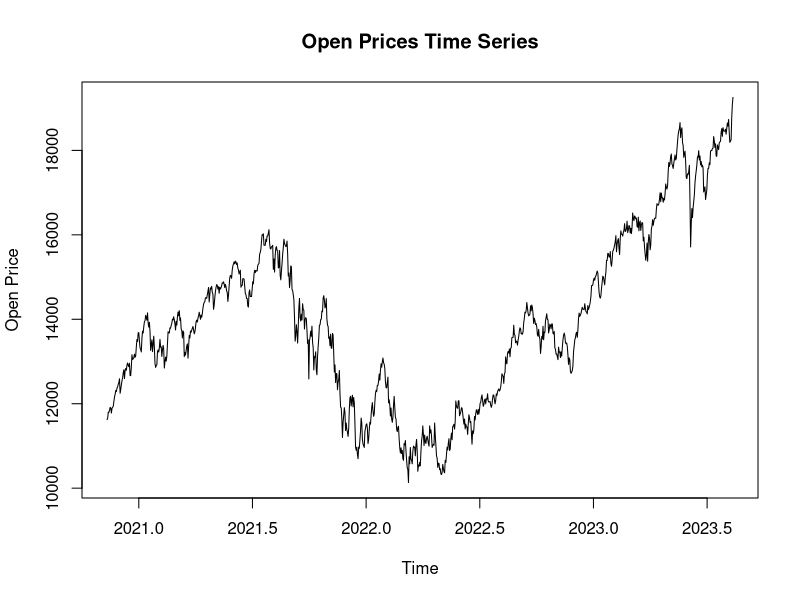
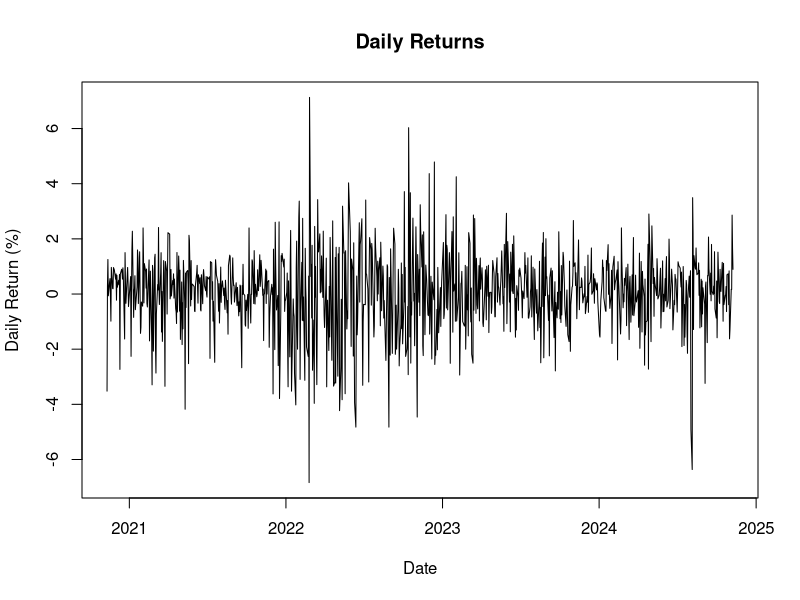
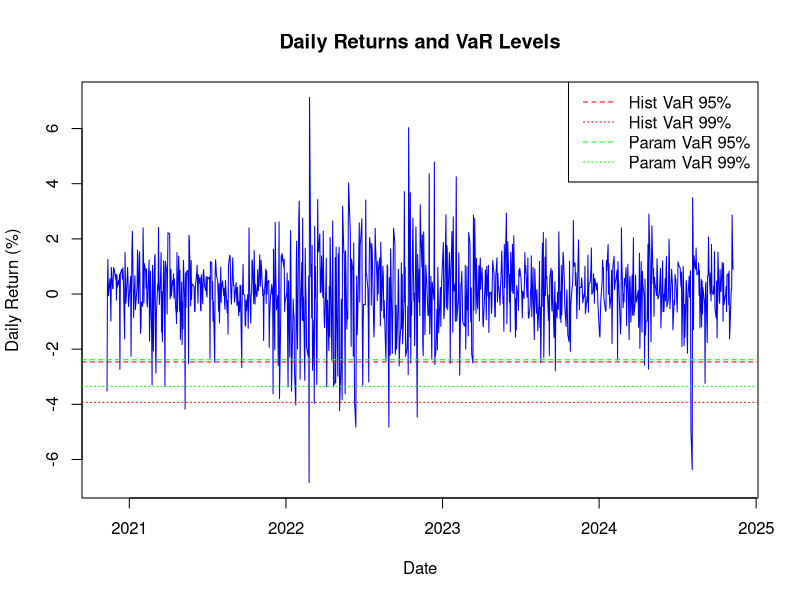
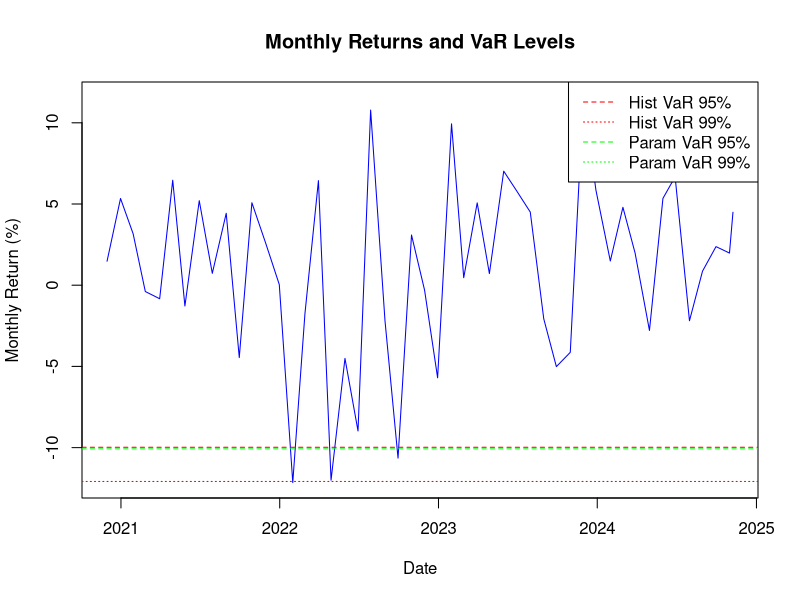
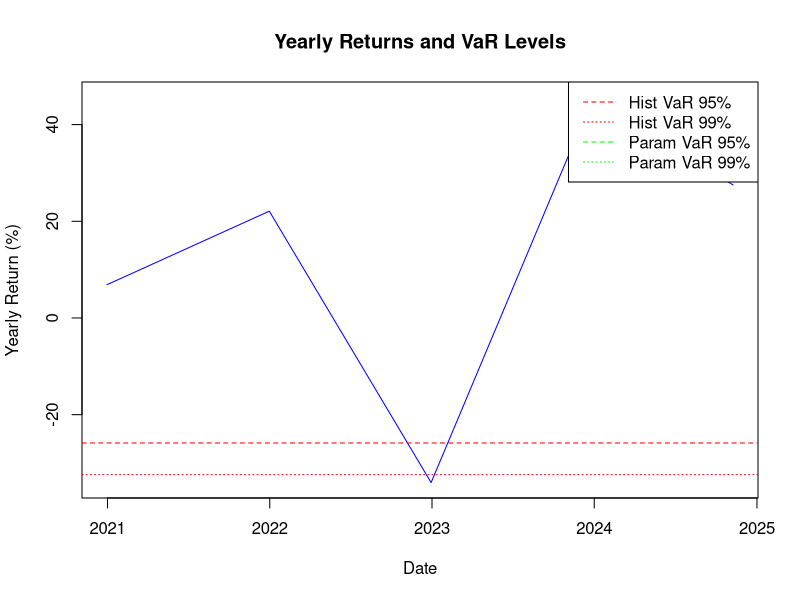
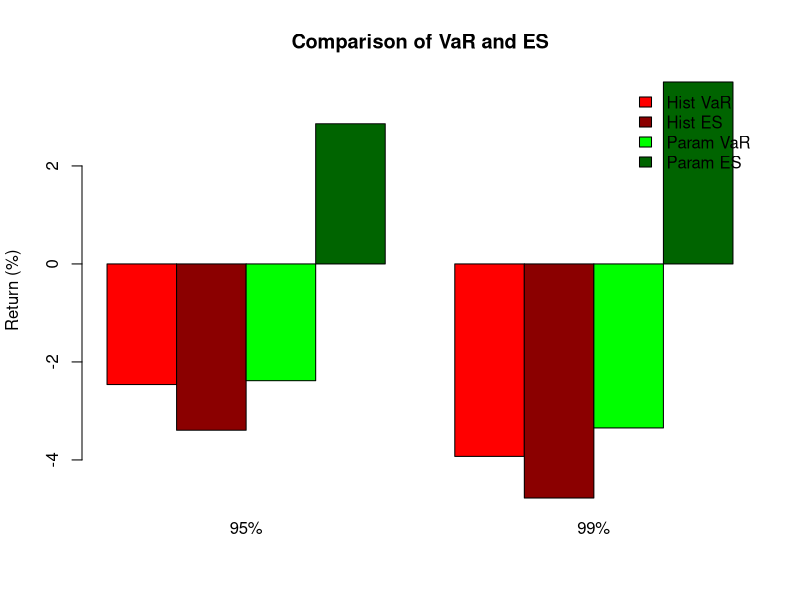

Recreate these plots in R, in order.
## ---- chunk 1
knitr::opts_chunk$set(echo = TRUE)
## ---- chunk 2
library("xts")
library("quantmod")
## ---- chunk 3
raw_data <- read.csv("INDEX_US_XNAS_COMP.csv")

# Prepare for time-series
raw_data$Date <- as.Date(raw_data$Date, format = "%m/%d/%Y")
raw_data$Open <- as.numeric(gsub(",", "", raw_data$Open))
raw_data <- raw_data[order(raw_data$Date), ]

# Computing the daily returns
raw_data$Return <- c(NA, diff(raw_data$Open) / head(raw_data$Open, -1) * 100)
raw_data <- raw_data[-1, ]

# Check if any missing values
print(paste0("NAs in column : ",colSums(is.na(raw_data))))

# Time-Series of Nasdaq
nasdaq_ts <- ts(raw_data$Open, 
              start = c(as.numeric(format(min(raw_data$Date), "%Y")), 
                        as.numeric(format(min(raw_data$Date), "%j"))),
              frequency = 365) # Daily data

open_xts <- xts(raw_data$Open, order.by = raw_data$Date)
## ---- chunk 4
plot(nasdaq_ts, main = "Open Prices Time Series", ylab = "Open Price", xlab = "Time")
print(summary(nasdaq_ts))

## ---- chunk 5
summary(raw_data$Return)

# Plot daily returns
plot(raw_data$Date, raw_data$Return, type = "l", 
     main = "Daily Returns", xlab = "Date", ylab = "Daily Return (%)")
## ---- chunk 6
# Set confidence levels
confidence_levels <- c(0.95, 0.99)

# Historical VaR calculation
historical_var <- sapply(confidence_levels, function(cl) {
  quantile(raw_data$Return, probs = 1 - cl, na.rm = TRUE)
})

# Display historical VaR
names(historical_var) <- paste0(confidence_levels * 100, "%")
print(historical_var)
## ---- chunk 7
# Calculate mean and standard deviation of returns
mean_return <- mean(raw_data$Return, na.rm = TRUE)
sd_return <- sd(raw_data$Return, na.rm = TRUE)

# Parametric VaR calculation
z_scores <- qnorm(confidence_levels)
parametric_var <- -(z_scores * sd_return + mean_return)

# Display parametric VaR
names(parametric_var) <- paste0(confidence_levels * 100, "%")
print(parametric_var)
## ---- chunk 8
# Plot daily returns
plot(raw_data$Date, raw_data$Return, type = "l", col = "blue",
     main = "Daily Returns and VaR Levels",
     xlab = "Date", ylab = "Daily Return (%)")

# Add horizontal lines for VaR levels
abline(h = historical_var[1], col = "red", lty = 2)  # Historical 95%
abline(h = historical_var[2], col = "red", lty = 3)  # Historical 99%
abline(h = parametric_var[1], col = "green", lty = 2)  # Parametric 95%
abline(h = parametric_var[2], col = "green", lty = 3)  # Parametric 99%

# Add a legend
legend("topright", legend = c("Hist VaR 95%", "Hist VaR 99%", 
                              "Param VaR 95%", "Param VaR 99%"),
       col = c("red", "red", "green", "green"), 
       lty = c(2, 3, 2, 3))

## ---- chunk 9
daily_xts <- xts(raw_data$Return, order.by = raw_data$Date)
# Compute monthly returns
monthly_xts <- apply.monthly(daily_xts, function(x) prod(1 + x / 100, na.rm = TRUE) - 1)

# Compute yearly returns
yearly_xts <- apply.yearly(daily_xts, function(x) prod(1 + x / 100, na.rm = TRUE) - 1)

# Convert back to numeric for VaR calculation
monthly_returns <- as.numeric(monthly_xts) * 100
yearly_returns <- as.numeric(yearly_xts) * 100

# Historical VaR for monthly returns
monthly_historical_var <- sapply(confidence_levels, function(cl) {
  quantile(monthly_returns, probs = 1 - cl, na.rm = TRUE)
})
names(monthly_historical_var) <- paste0(confidence_levels * 100, "%")
print("Monthly Historical VaR:")
print(monthly_historical_var)

# Mean and standard deviation for monthly returns
monthly_mean <- mean(monthly_returns, na.rm = TRUE)
monthly_sd <- sd(monthly_returns, na.rm = TRUE)

# Parametric VaR for monthly returns
monthly_parametric_var <- -(z_scores * monthly_sd + monthly_mean)
names(monthly_parametric_var) <- paste0(confidence_levels * 100, "%")
print("Monthly Parametric VaR:")
print(monthly_parametric_var)

plot(index(monthly_xts), monthly_returns, type = "l", col = "blue",
     main = "Monthly Returns and VaR Levels",
     xlab = "Date", ylab = "Monthly Return (%)")
abline(h = monthly_historical_var[1], col = "red", lty = 2)
abline(h = monthly_historical_var[2], col = "red", lty = 3)
abline(h = monthly_parametric_var[1], col = "green", lty = 2)
abline(h = monthly_parametric_var[2], col = "green", lty = 3)
legend("topright", legend = c("Hist VaR 95%", "Hist VaR 99%",
                              "Param VaR 95%", "Param VaR 99%"),
       col = c("red", "red", "green", "green"), lty = c(2, 3, 2, 3))
## ---- chunk 10
# Historical VaR for yearly returns
yearly_historical_var <- sapply(confidence_levels, function(cl) {
  quantile(yearly_returns, probs = 1 - cl, na.rm = TRUE)
})
names(yearly_historical_var) <- paste0(confidence_levels * 100, "%")
print("Yearly Historical VaR:")
print(yearly_historical_var)

# Mean and standard deviation for yearly returns
yearly_mean <- mean(yearly_returns, na.rm = TRUE)
yearly_sd <- sd(yearly_returns, na.rm = TRUE)

# Parametric VaR for yearly returns
yearly_parametric_var <- -(z_scores * yearly_sd + yearly_mean)
names(yearly_parametric_var) <- paste0(confidence_levels * 100, "%")
print("Yearly Parametric VaR:")
print(yearly_parametric_var)


plot(index(yearly_xts), yearly_returns, type = "l", col = "blue",
     main = "Yearly Returns and VaR Levels",
     xlab = "Date", ylab = "Yearly Return (%)")
abline(h = yearly_historical_var[1], col = "red", lty = 2)
abline(h = yearly_historical_var[2], col = "red", lty = 3)
abline(h = yearly_parametric_var[1], col = "green", lty = 2)
abline(h = yearly_parametric_var[2], col = "green", lty = 3)
legend("topright", legend = c("Hist VaR 95%", "Hist VaR 99%",
                              "Param VaR 95%", "Param VaR 99%"),
       col = c("red", "red", "green", "green"), lty = c(2, 3, 2, 3))

## ---- chunk 11
# Historical ES calculation
historical_es <- sapply(confidence_levels, function(cl) {
  vaR_threshold <- quantile(raw_data$Return, probs = 1 - cl, na.rm = TRUE)
  mean(raw_data$Return[raw_data$Return <= vaR_threshold], na.rm = TRUE)
})

# Assign confidence levels to names
names(historical_es) <- paste0(confidence_levels * 100, "%")

print("Historical Expected Shortfall (ES):")
print(historical_es)

## ---- chunk 12
# Parametric ES calculation
parametric_es <- sapply(confidence_levels, function(cl) {
  z <- qnorm(cl)
  phi <- dnorm(z)
  es <- -(mean_return - sd_return * (phi / (1 - cl)))
  es
})

# Assign confidence levels to names
names(parametric_es) <- paste0(confidence_levels * 100, "%")

print("Parametric Expected Shortfall (ES):")
print(parametric_es)

## ---- chunk 13
# Combine VaR and ES into a data frame for comparison
comparison <- data.frame(
  Confidence_Level = paste0(confidence_levels * 100, "%"),
  Historical_VaR = historical_var,
  Historical_ES = historical_es,
  Parametric_VaR = parametric_var,
  Parametric_ES = parametric_es
)

print("Comparison of VaR and ES:")
print(comparison)

## ---- chunk 14
# Ensure correct structure for barplot
barplot(
  height = t(as.matrix(comparison[, -1])), # Transpose for proper grouping
  beside = TRUE, 
  main = "Comparison of VaR and ES",
  names.arg = comparison$Confidence_Level, # Use Confidence Levels as labels
  col = c("red", "darkred", "green", "darkgreen"),
  legend.text = c("Hist VaR", "Hist ES", "Param VaR", "Param ES"),
  ylab = "Return (%)",
  args.legend = list(x = "topright", bty = "n") # Ensure legend displays correctly
)

